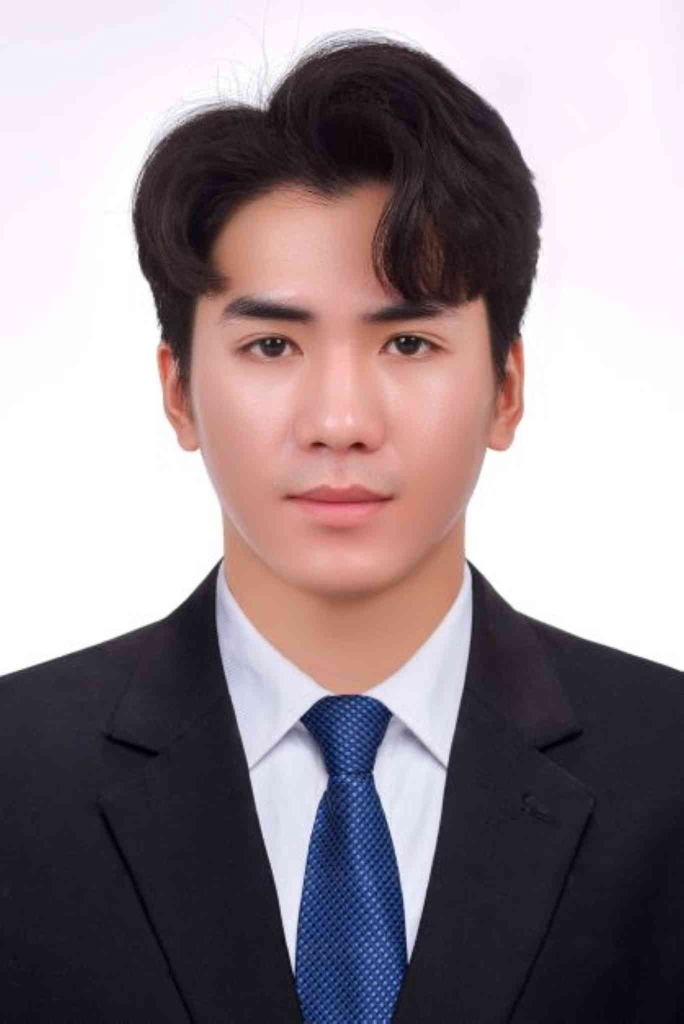
#> input picture image_test/123.jpg, 1367 x 2048 px (shown at 1/2 size); its folder holds only this picture in this run
$ python load_model_image.py
#> lines starting #> are read from the running program, lines starting #| are printed output that depends on the picture
### faceRecognition.py
import numpy as np
import cv2
import os


#Face detection is done
def faceDetection(test_img):
    gray_img=cv2.cvtColor(test_img,cv2.COLOR_BGR2GRAY)
    face_haar=cv2.CascadeClassifier(r'E:\python\btl\BTL\haarcascade_frontalface_alt.xml')
    #chứa các thông tin về mô hình phân loại (classifier) để phát hiện khuôn mặt
    #CascadeClassifier lớp xây dựng và huấn luyện phân loại
    #Give path to haar classifier as i have given
    #Mô hình phân loại phát hiện khuôn mặt
    faces=face_haar.detectMultiScale(gray_img,scaleFactor=1.2,minNeighbors=3)
    #Sử dụng phương thức detectMultiScale của đối tượng face_haar để tìm kiếm
    #khuôn mặt trong gray_img. Phương thức này trả về danh sách các vùng chứa khuôn mặt
    #được phát hiện. scaleFactor=1.2 là hệ số tỉ lệ để tăng kích thước cửa sổ quét trên ảnh,
    #còn minNeighbors=3
    return faces,gray_img

#Labels for training data has been created

# [34 lines left out: functions labels_for_training_data, train_classifier, not called in this run]


#Drawing a Rectangle on the Face Function
def draw_rect(test_img,face):
    (x,y,w,h)=face
    cv2.rectangle(test_img,(x,y),(x+w,y+h),(0,255,0),thickness=2)

#Putting text on images
def put_text(test_img,text,x,y):
    cv2.putText(test_img,text,(x,y),cv2.FONT_HERSHEY_DUPLEX,0.5,(255,0,0),2)


### load_model_image.py
import numpy as np
import cv2
import os
import glob
import faceRecognition as fr
print (fr)

path = glob.glob("E:/python/btl/BTL/image_test/*.jpg")
for file in path:
    test_img=cv2.imread(file)
#> test_img is the input picture: shape (2048, 1367, 3); mean B, G, R 142.8, 137.6, 149.6
    faces_detected,gray_img=fr.faceDetection(test_img)
#> in faceDetection, `gray_img=cv2.cvtColor(test_img,cv2.COLOR_BGR2GRAY)`:
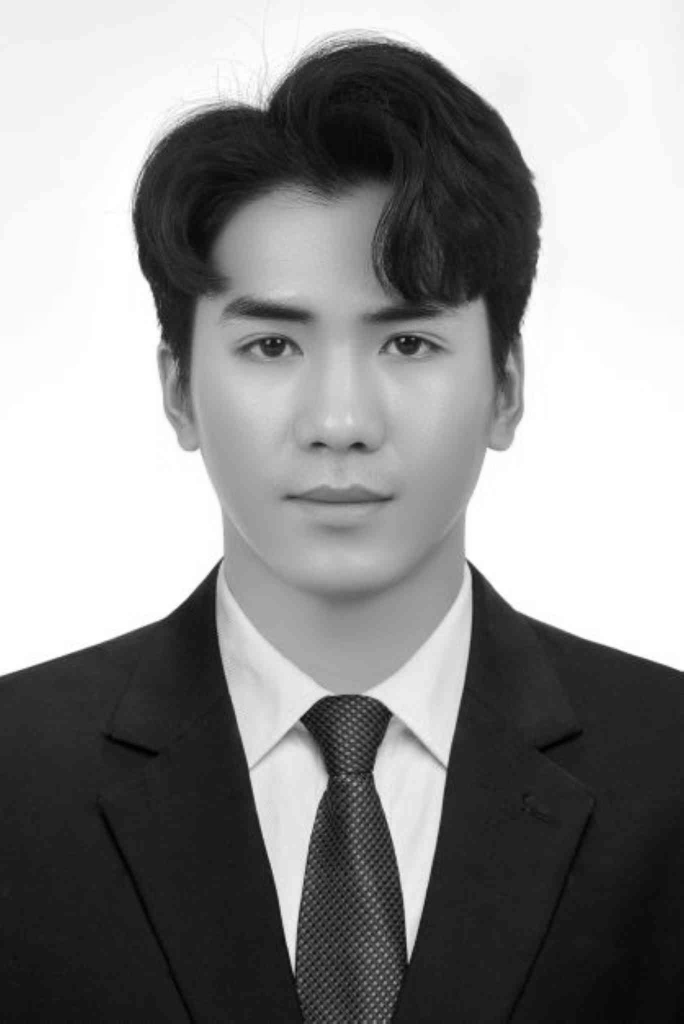
#> gray_img: shape (2048, 1367) (shown at 1/2 size); min 1, max 255, mean 141.7
#> in faceDetection, `faces=face_haar.detectMultiScale(gray_img,scaleFactor=1.2,minNeighbors..`: faces = [[335, 426, 679, 679]]
#> faces_detected = [[335, 426, 679, 679]]
    print("face Detected: ",faces_detected)
#| face Detected:  [[335 426 679 679]]


    face_recognizer=cv2.face.LBPHFaceRecognizer_create()
#> (the run stopped early here; a loop or call above may not have finished)

$ run again, on image_test/face20.jpg
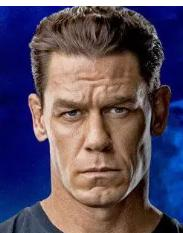
#> input picture image_test/face20.jpg, 183 x 233 px
#> test_img is the input picture: shape (233, 183, 3); mean B, G, R 96.4, 76.2, 88.1
#> in faceDetection, `gray_img=cv2.cvtColor(test_img,cv2.COLOR_BGR2GRAY)`:
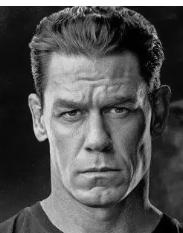
#> gray_img: shape (233, 183); min 0, max 255, mean 82.1
#> faces = [[31, 62, 132, 132]]
#| face Detected:  [[ 31  62 132 132]]
